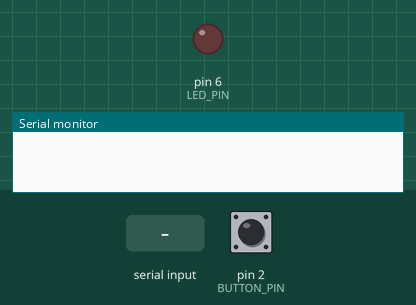
Recording of a program running on a simulated Arduino Uno, built with avr-gcc and run on an emulated ATmega328P. On the bench: output pins drawn as LEDs (lit = HIGH), the last lines printed to the serial monitor. Dashed ring = blinking. Inputs (shaded band) come from the test bench; at power-on: pin 2 (BUTTON_PIN) HIGH.

Above: at 1.2 s.
1.3 s: "s\n" received over Serial
At 1.55 s:
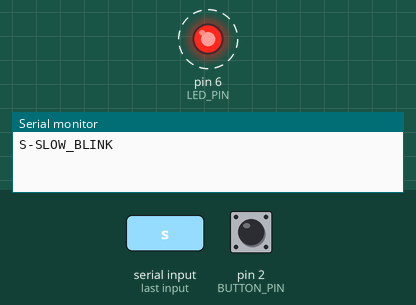
4.3 s: pin 2 (BUTTON_PIN) pulled LOW for 0.15 s
At 4.67 s:
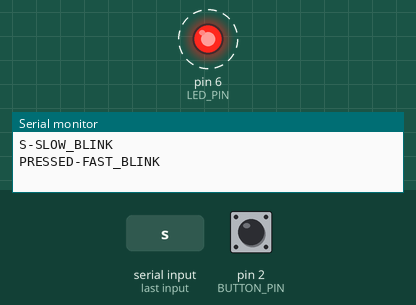
7.3 s: byte 48 ('0') received over Serial
At 7.9 s:
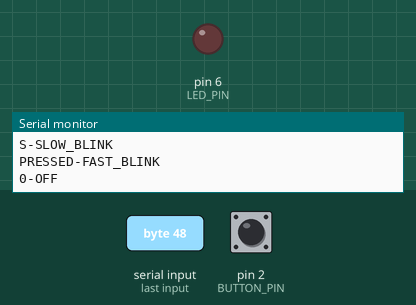
8.8 s: byte 49 ('1') received over Serial
At 10.0 s:
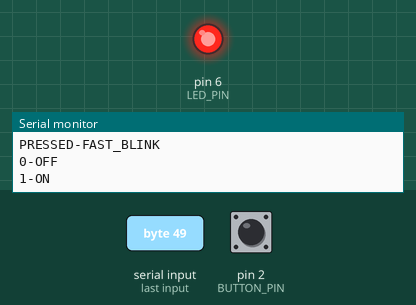
10.3 s: byte 102 ('f') received over Serial
At 11.12 s:
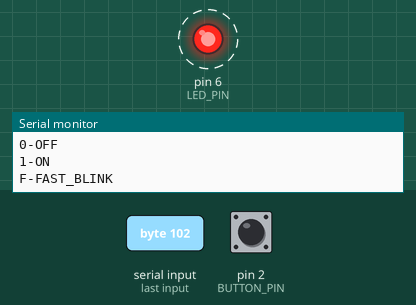
13.3 s: pin 2 (BUTTON_PIN) pulled LOW for 1 s
At 14.6 s:
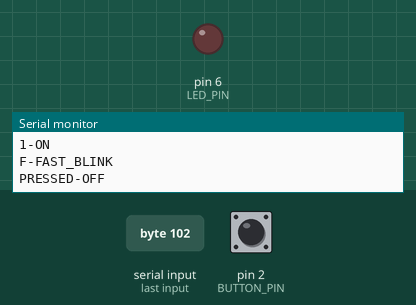
Timing chart, 0 to 16.3 s (numbered marks = the images above; inputs shaded):
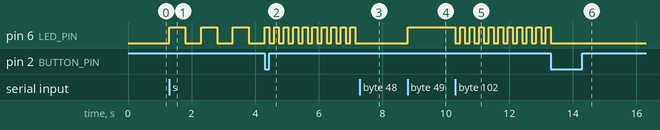

Measured:
- after the input at 1.3 s, pin 6 (LED_PIN): alternates HIGH for 0.50 s and LOW for 0.50 s, starting at once
- after the input at 4.3 s, pin 6 (LED_PIN): alternates HIGH for 0.15 s and LOW for 0.15 s, starting after 0.15 s
- after the input at 7.3 s, pin 6 (LED_PIN): stops changing and stays LOW
- after the input at 8.8 s, pin 6 (LED_PIN): LOW → HIGH at once
- after the input at 10.3 s, pin 6 (LED_PIN): alternates HIGH for 0.15 s and LOW for 0.15 s, starting at once
- after the input at 13.3 s, pin 6 (LED_PIN): goes on until 13.3 s, then stays LOW

The program:

main.cpp
```cpp
#include <Arduino.h>

enum Mode{OFF, SLOW_BLINK, FAST_BLINK, ON};
const int LED_PIN = 6;
const int BUTTON_PIN = 2;
const unsigned long DEBOUNCE_DELAY_MS = 50;
const unsigned long SLOW_BLINK_MS = 500;
const unsigned long FAST_BLINK_MS = 150;
unsigned long previous_change_time = 0;
unsigned long previous_toggle_time = 0;
bool last_button_state = HIGH;
bool led_state = false;
Mode mode = OFF;

void setup() {
  pinMode(LED_PIN, OUTPUT);
  pinMode(BUTTON_PIN, INPUT_PULLUP);
  Serial.begin(9600);
}

void loop() {
  //typed command
  if (Serial.available() > 0){
    int input_char = Serial.read();
    switch (input_char){
      case '0':
        Serial.println("0-OFF");
        mode = OFF;
        break;
      case '1':
        Serial.println("1-ON");
        mode = ON;
        break;
      case 's':
      case 'S':
        Serial.println("S-SLOW_BLINK");
        mode = SLOW_BLINK;
        break;
      case 'f':
      case 'F':
        Serial.println("F-FAST_BLINK");
        mode = FAST_BLINK;
        break;
      case '\r':
      case '\n':
        break;
      default:
        Serial.println("invalid character");
        break;
    }
  }

  //button
  bool new_button_state = digitalRead(BUTTON_PIN);
  if (new_button_state != last_button_state){
    unsigned long current_time = millis();
    if (current_time - previous_change_time >= DEBOUNCE_DELAY_MS){
      last_button_state = new_button_state;
      previous_change_time = current_time;
      if (last_button_state == LOW){
        switch (mode){
          case OFF:
            Serial.println("PRESSED-ON");
            mode = ON;
            break;
          case ON:
            Serial.println("PRESSED-SLOW_BLINK");
            mode = SLOW_BLINK;
            break;
          case SLOW_BLINK:
            Serial.println("PRESSED-FAST_BLINK");
            mode = FAST_BLINK;
            break;
          case FAST_BLINK:
            Serial.println("PRESSED-OFF");
            mode = OFF;
            break;
        }
      }
    }
  }

  //execution
  switch (mode){
    case OFF:
      led_state = false;
      digitalWrite(LED_PIN, LOW);
      break;
    case ON:
      led_state = true;
      digitalWrite(LED_PIN, HIGH);
      break;
    case SLOW_BLINK:
    case FAST_BLINK:
    {
      unsigned long blink_ms;
      if (mode == SLOW_BLINK){
        blink_ms = SLOW_BLINK_MS;
      }
      else{
        blink_ms = FAST_BLINK_MS;
      }
      unsigned long current_time = millis();
      if (current_time - previous_toggle_time >= blink_ms){
        led_state = !led_state;
        previous_toggle_time = current_time;
        digitalWrite(LED_PIN, led_state);
      }
      break;
    }
  }
}
```
